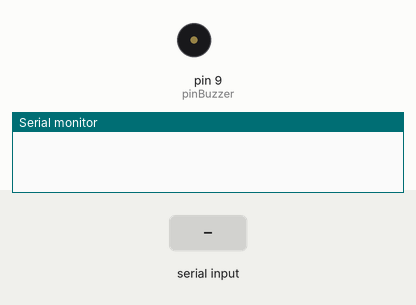
A sketch run on a simulated Arduino Uno, built with avr-gcc and run on an emulated ATmega328P. Shown: buzzer (waves = sounding), the last lines printed to the serial monitor. The test bench sets the inputs (shaded band).

Above: at 1.5 s.
1.6 s: "5" received over Serial
At 1.79 s:
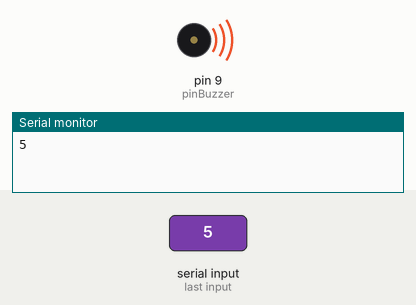
3.1 s: "4" received over Serial
At 6.5 s:
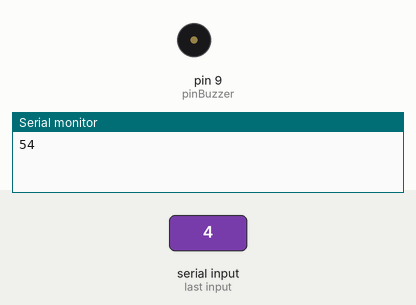
Timing chart, 0 to 8.0 s (numbered marks = the images above; inputs shaded):
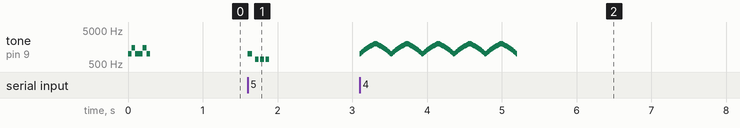

Measured:
- after the input at 1.6 s, tone on pin 9 (pinBuzzer): silent → 1000 Hz at once, then repeats every 0.09 s: silent 0.04 s, 700 Hz 0.05 s, until it stays silent from 1.9 s
- after the input at 3.1 s, tone on pin 9 (pinBuzzer): plays 1000 Hz for 0.01 s, 1050 Hz for 0.01 s, 1100 Hz for 0.01 s, 1150 Hz for 0.01 s, 1200 Hz for 0.01 s, 1250 Hz for 0.01 s … (201 notes in this stretch), starting at once

The sketch:

Q1101-Sketch.ino
```cpp
// Definindo o pino do buzzer
int pinBuzzer = 9;

char comando;

// Função para reproduzir um alerta com várias frequências
void alerta(int *frequencias, int tamanho, int tempo, int repete) {
  for (int nL = 0; nL < repete; nL++) {
    for (int i = 0; i < tamanho; i++) {
      tone(pinBuzzer, frequencias[i]);  // Reproduz o som na frequência definida
      delay(tempo);                     // Duração de cada tom
    }
  }
  noTone(pinBuzzer);
}

void setup() {
  pinMode(pinBuzzer, OUTPUT);
  Serial.begin(9600);

  int alerta1[] = { 1000, 1500, 1000 };  // Frequências do alerta 1
  alerta(alerta1, 3, 50, 2);             // Chama a função para tocar o alerta 1
}

void loop() {

  if (Serial.available()) {
    comando = Serial.read();
    Serial.print(comando);

    switch (comando) {
      case '1': {
        int alerta1[] = { 1000, 1500, 1000 };  // Frequências do alerta 1
        alerta(alerta1, 3, 50, 2);             // Chama a função para tocar o alerta 1
        break;
      }

      case '2': {
        // Alerta 2: Alerta longo com várias frequências
        int alerta2[] = { 500, 600, 700, 600, 500 };  // Frequências do alerta 2
        alerta(alerta2, 5, 50, 3);                    // Chama a função para tocar o alerta 2
        break;
      }

      case '3': {
        // Alerta 3: Alerta curto com várias frequências
        int alerta3[] = { 1000, 1200, 1400, 1200, 1000 };  // Frequências do alerta 3
        alerta(alerta3, 5, 100, 1);                        // Chama a função para tocar o alerta 3
        break;
      }

      case '4': {
        for (int i = 0; i < 5; i++) {  // Repetir a sequência 5 vezes
          // Frequências altas e baixas para simular uma sirene
          for (int j = 1000; j <= 2000; j += 50) {  // Subindo de 1000 Hz para 2000 Hz
            tone(pinBuzzer, j);
            delay(10);  // Duração de cada tom
            //noTone(pinBuzzer);
            //delay(10);  // Pausa entre os tons
          }
          for (int j = 2000; j >= 1000; j -= 50) {  // Descendo de 2000 Hz para 1000 Hz
            tone(pinBuzzer, j);
            delay(10);  // Duração de cada tom
            //noTone(pinBuzzer);
            //delay(10);  // Pausa entre os tons
          }
        }
        noTone(pinBuzzer);
        break;
      }

      case '5': {
        tone(pinBuzzer, 1000, 60);  // bip agudo, como se fosse um sensor
        delay(100);

        // repetição rápida
        for (int i = 0; i < 3; i++) {
          tone(pinBuzzer, 700, 50);
          delay(70);
        }

        noTone(pinBuzzer);  // Para o som
        break;
      }
    }
  }
}
```
